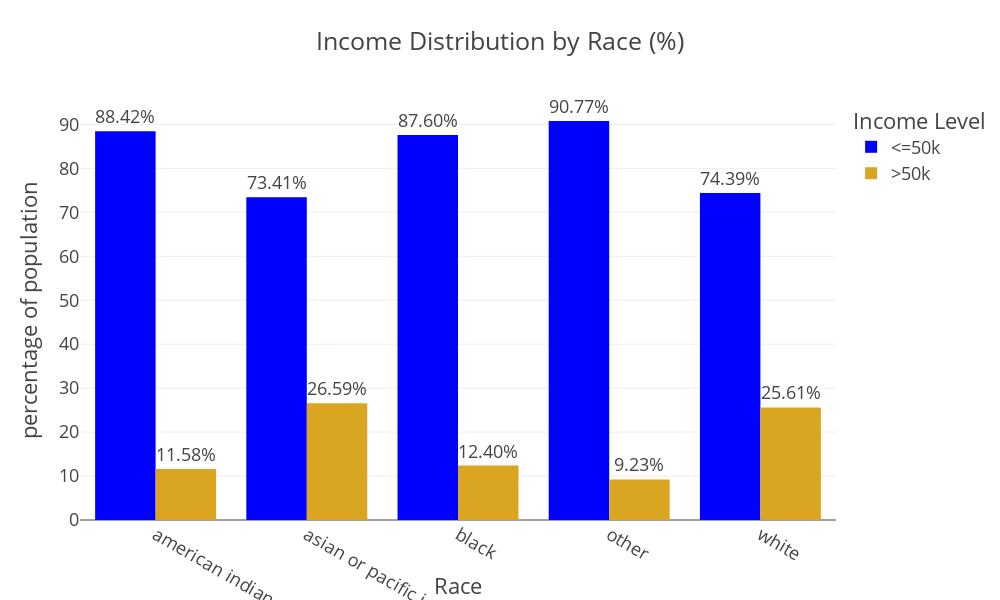

The cell this chart's notebook holds for it:
### Code cell
fig = px.bar(
    adult_df_income_race,  
    x = "race",   
    y = "percentage",
    color = "income",
    title ="Income Distribution by Race (%)",
    barmode="group",
    height= 600,
    width= 1000,
    color_discrete_sequence = ['blue', 'goldenrod'],
    text = "percentage"
)
fig.update_layout(template = "presentation",xaxis_title="Race",
                  yaxis_title="percentage of population",
                  legend_title=dict(text="Income Level"),
                paper_bgcolor = "rgba(0, 0, 0, 0)",plot_bgcolor = "rgba(0, 0, 0, 0)")
fig.update_traces(texttemplate = "%{text:.2f}%",textposition="outside")
fig.show()
fig.write_image(os.path.join(results_dir, 'Income_distribution_by_Race_chart.jpg'))
fig.write_image(os.path.join(results_dir, 'Income_distribution_by_Race_chart.png'))
fig.write_html(os.path.join(results_dir, 'Income_distribution_by_Race_chart.html'))

### Figure 1 — Plotly figure (JSON) as saved in the notebook; plotly's stock layout.template omitted (floating-point values rounded to 4 significant figures)
{"data": [{"alignmentgroup": "True", "hovertemplate": "income=<=50k<br>race=%{x}<br>percentage=%{text}<extra></extra>", "legendgroup": "<=50k", "marker": {"color": "blue", "pattern": {"shape": ""}}, "name": "<=50k", "offsetgroup": "<=50k", "orientation": "v", "showlegend": true, "text": [88.42, 73.41, 87.6, 90.77, 74.39], "textposition": "outside", "texttemplate": "%{text:.2f}%", "type": "bar", "x": ["american indian or eskimo", "asian or pacific islander", "black", "other", "white"], "xaxis": "x", "y": [88.42, 73.41, 87.6, 90.77, 74.39], "yaxis": "y"}, {"alignmentgroup": "True", "hovertemplate": "income=>50k<br>race=%{x}<br>percentage=%{text}<extra></extra>", "legendgroup": ">50k", "marker": {"color": "goldenrod", "pattern": {"shape": ""}}, "name": ">50k", "offsetgroup": ">50k", "orientation": "v", "showlegend": true, "text": [11.58, 26.59, 12.4, 9.225, 25.61], "textposition": "outside", "texttemplate": "%{text:.2f}%", "type": "bar", "x": ["american indian or eskimo", "asian or pacific islander", "black", "other", "white"], "xaxis": "x", "y": [11.58, 26.59, 12.4, 9.225, 25.61], "yaxis": "y"}], "layout": {"barmode": "group", "height": 600, "legend": {"title": {"text": "Income Level"}, "tracegroupgap": 0}, "paper_bgcolor": "rgba(0, 0, 0, 0)", "plot_bgcolor": "rgba(0, 0, 0, 0)", "title": {"text": "Income Distribution by Race (%)"}, "width": 1000, "xaxis": {"anchor": "y", "autorange": true, "domain": [0, 1], "range": [-0.5, 4.5], "title": {"text": "Race"}, "type": "category"}, "yaxis": {"anchor": "x", "autorange": true, "domain": [0, 1], "range": [0, 95.55], "title": {"text": "percentage of population"}, "type": "linear"}}}
